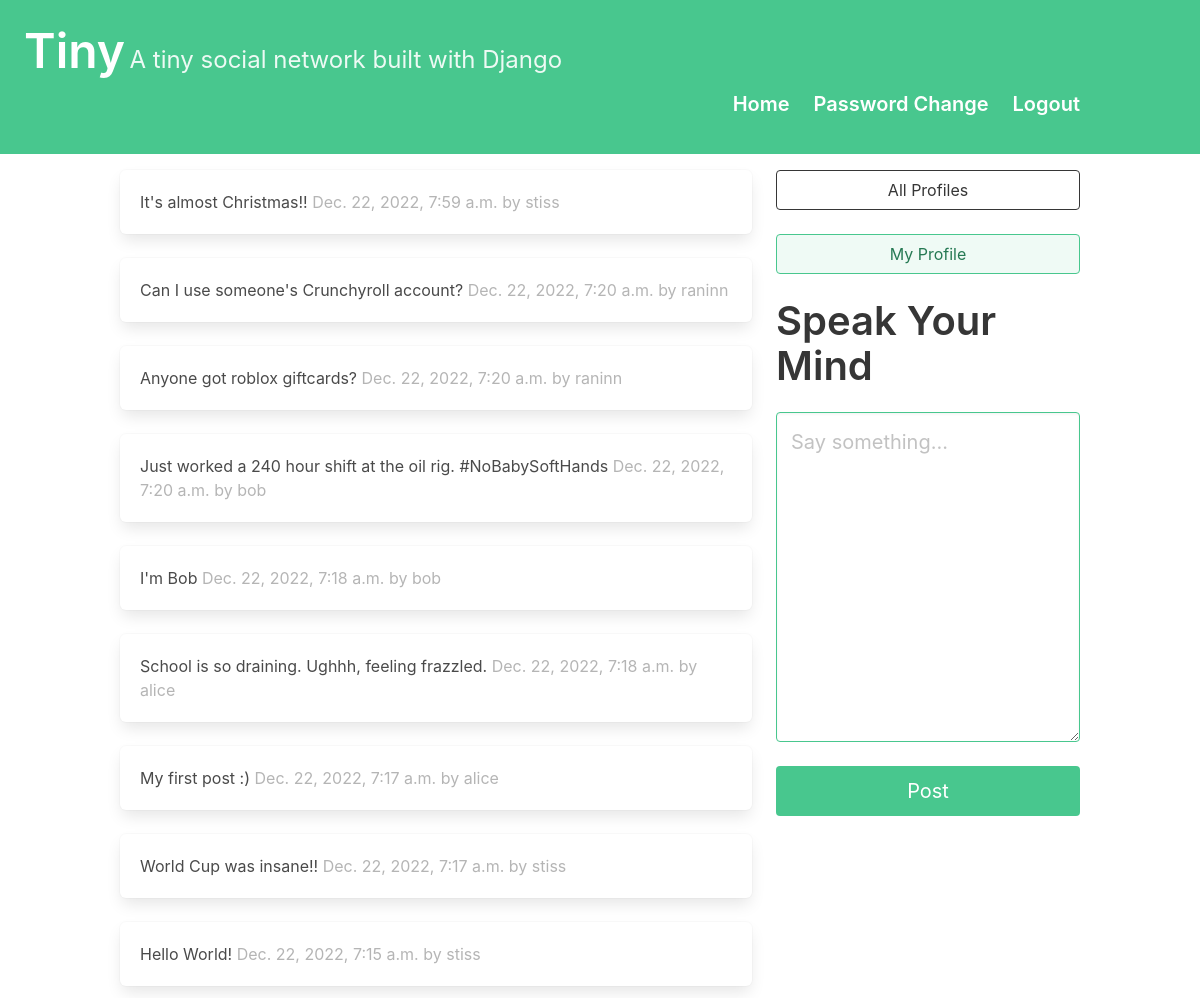
The page /dashboard/ (signed in) on the database its author committed.
### dwitter/models.py (models this page shows, shortened)
class Dweet(models.Model):
    user = models.ForeignKey(User,
                             related_name="dweets",
                             on_delete=models.DO_NOTHING)
    body = models.CharField(max_length=140)
    created_at = models.DateTimeField(auto_now_add=True)

### dwitter/views.py (the view)
# urls.py: path("dashboard/", dashboard, name="dashboard"),
def dashboard(request):
    form = DweetForm(request.POST or None)
    if request.method == "POST":
        if form.is_valid():
            dweet = form.save(commit=False)
            dweet.user = request.user
            dweet.save()
            return redirect("dwitter:dashboard")
    followed_dweets = Dweet.objects.filter(
        user__profile__in=request.user.profile.follows.all()
    ).order_by("-created_at")
    return render(
        request,
        "dwitter/dashboard.html",
        {"form": form, "dweets": followed_dweets},
    )

### dwitter/forms.py
class DweetForm(forms.ModelForm):
    body = forms.CharField(
        required=True,
        widget=forms.widgets.Textarea(
            attrs={
                "placeholder": "Say something...",
                "class": "textarea is-success is-medium",
            }
        ),
        label="",
    )
    class Meta:
        model = Dweet
        exclude = ("user", )

### dwitter/templates/dwitter/dashboard.html (shortened to what this page needs)
{% extends 'base.html' %}
{% block content %}
<div class="column">
    {% for dweet in dweets %}
    <div class="box">
        {{dweet.body}}
        <span class="is-small has-text-grey-light">
            {{ dweet.created_at }} by {{ dweet.user.username }}
        </span>
    </div>
{% endfor %}
</div>
<div class="column is-one-third">
    <div class="block">
        <a href="{% url 'dwitter:profile_list' %} ">
            <button class="button is-dark is-outlined is-fullwidth">
                All Profiles
            </button>
        </a>
    </div>
    <div class="block">
        <a href="{% url 'dwitter:profile' request.user.profile.id %} ">
            <button class="button is-success is-light is-outlined is-fullwidth">
                My Profile
            </button>
        </a>
    </div>
    <div class="block">
        <div class="block">
            <h2 class="title is-2">Speak Your Mind</p>
        </div>
        <div class="block">
            <form method="post">
                {{ form.as_p }}
                <button class="button is-success is-fullwidth is-medium mt-5"
                        type="submit">Post
                </button>
            </form>
        </div>
    </div>
</div>
{% endblock content %}

### dwitter/templates/base.html (shortened to what this page needs)
<!DOCTYPE html>
<html lang="en">
<head>
    <link rel="stylesheet"
          href="https://cdn.jsdelivr.net/npm/bulma@0.9.3/css/bulma.min.css">
</head>
<body>
    {% if user.is_authenticated %}
        <a href="{% url 'dwitter:dashboard' %} ">
    {% else %}
        <a href ="#">
    {% endif %}
    <section class="hero is-small is-success mb-4">
        <div class="hero-body">
            <h1 class="title is-1" style="display:inline">Tiny</h1>
            <p class="subtitle is-4" style="display:inline">
                A tiny social network built with Django
            </p>
            {% if user.is_authenticated %}
                <nav class="navbar">
                    <div class="container">
                    <div id="navbarMenu" class="navbar-menu">
                        <div class="navbar-end">
                        <a class="navbar-item is-size-5 has-text-weight-semibold" href="{% url 'dwitter:dashboard' %}">
                            Home
                        </a>
                        <a class="navbar-item is-size-5 has-text-weight-semibold" href="{% url 'password_change' %} ">
                            Password Change
                        </a>
                        <a class="navbar-item is-size-5 has-text-weight-semibold" href="{% url 'logout' %}">
                            Logout
                        </a>
                        </div>
                    </div>
                    </div>
                </nav>
            {% endif %}
        </div>
    </section>
    </a>
    <div class="container">
        {% if user.is_authenticated %}
            <div class="columns">
                {% block content %}
                {% endblock content %}
            </div>
        {% else %}
            <div>
                {% block info %}
                {% endblock info %}
            </div>
        {% endif %}
    </div>
</body>
</html>

### rows shown on the page
Dweet: body "It's almost Christmas!!", created_at "Dec. 22, 2022, 7:59 a.m.", user.username "stiss"
Dweet: body "Can I use someone's Crunchyroll account?", created_at "Dec. 22, 2022, 7:20 a.m.", user.username "raninn"
Dweet: body "Anyone got roblox giftcards?", created_at "Dec. 22, 2022, 7:20 a.m.", user.username "raninn"
Dweet: body "Just worked a 240 hour shift at the oil rig. #NoBabySoftHands", created_at "Dec. 22, 2022, 7:20 a.m.", user.username "bob"
Dweet: body "I'm Bob", created_at "Dec. 22, 2022, 7:18 a.m.", user.username "bob"
Dweet: body "School is so draining. Ughhh, feeling frazzled.", created_at "Dec. 22, 2022, 7:18 a.m.", user.username "alice"
Dweet: body "My first post :)", created_at "Dec. 22, 2022, 7:17 a.m.", user.username "alice"
Dweet: body "World Cup was insane!!", created_at "Dec. 22, 2022, 7:17 a.m.", user.username "stiss"
Dweet: body "Hello World!", created_at "Dec. 22, 2022, 7:15 a.m.", user.username "stiss"
